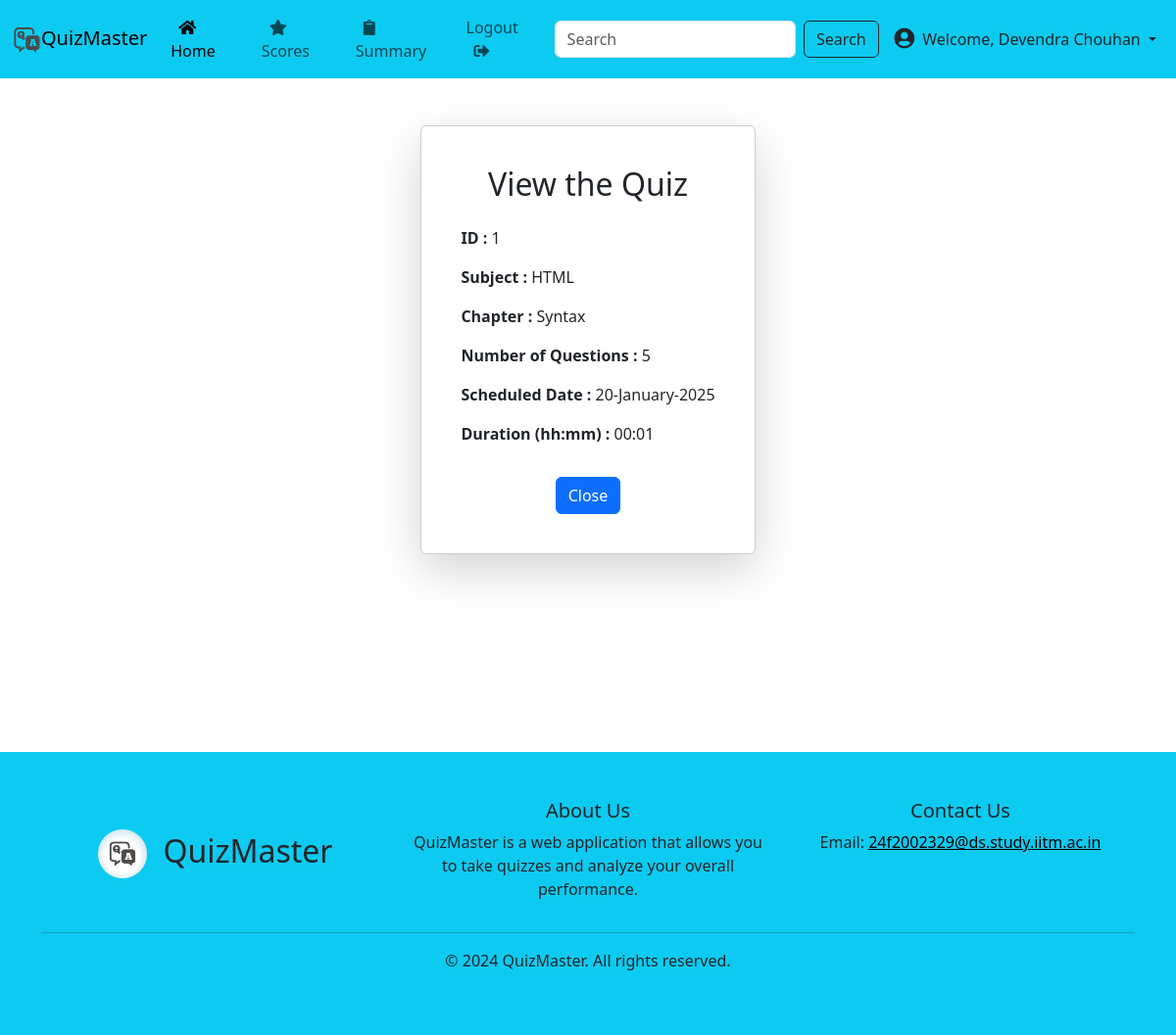
Screenshot of /user/view_quiz/1 (signed in) with the database file from the repository.
### app/models/models.py (models this page shows)
class Quiz(db.Model):
    id = db.Column(db.Integer, primary_key=True)
    quiz_date = db.Column(db.DateTime, nullable=True)
    duration = db.Column(db.Integer, nullable=False)
    status = db.Column(db.String(20), default='pending')
    chapter_id = db.Column(db.Integer, db.ForeignKey('chapter.id'), nullable=False)
    questions = db.relationship('Question', backref='quiz', lazy=True)

class Subject(db.Model):
    id = db.Column(db.Integer, primary_key=True)
    name = db.Column(db.String(100), nullable=False)
    desc = db.Column(db.String(200), nullable=True)
    chapters = db.relationship('Chapter', backref='subject', lazy=True)

class Chapter(db.Model):
    id = db.Column(db.Integer, primary_key=True)
    name = db.Column(db.String(100), nullable=False)
    subject_id = db.Column(db.Integer, db.ForeignKey('subject.id'), nullable=False)
    quizzes = db.relationship('Quiz', backref='chapter', lazy=True)

### app/routes/user.py (the view)
@user_blueprint.route('/view_quiz/<int:quiz_id>')
def view_quiz(quiz_id):
    quiz = Quiz.query.get(quiz_id)
    return render_template('user/view_quiz.html', quiz=quiz)

### app/templates/user/view_quiz.html
{% extends "base.html" %}
{% block content %}
<section class="vh-90 content">
    <div class="container d-flex justify-content-center align-items-center mt-5">
        <div class="card text-center shadow-lg p-4 mb-5 bg-white rounded" style="max-width: auto; border: 1px solid #ccc;">
            <div class="card-body">
                <h2 class="card-title mb-4">View the Quiz</h2>
                <div class="text-start">
                    <p class="mb-3"><strong>ID :</strong> {{ quiz.id }}</p>
                    <p class="mb-3"><strong>Subject :</strong> {{ quiz.chapter.subject.name }}</p>
                    <p class="mb-3"><strong>Chapter :</strong> {{ quiz.chapter.name }}</p>
                    <p class="mb-3"><strong>Number of Questions :</strong> {{ quiz.questions|length }}</p>
                    <p class="mb-3"><strong>Scheduled Date :</strong> {{ quiz.quiz_date.strftime('%d-%B-%Y') }}</p>
                    <p class="mb-3"><strong>Duration (hh:mm) :</strong> {{ quiz.duration|int_to_time }}</p>
                </div>
                <button class="btn btn-primary mt-3 mx-2" onclick="window.history.back()">Close</button>
            </div>
        </div>
    </div>
</section>
{% endblock %}

### app/static/css/style.css (style rules this page uses)
body, html { height: 90vh; }
.content { min-height: 80vh; }
.card { border-radius: 4px; background: #fff; box-shadow: 0 6px 10px rgba(0,0,0,.08), 0 0 6px rgba(0,0,0,.05); transition: .3s transform cubic-bezier(.155,1.105,.295,1.12),.3s box-shadow,.3s -webkit-transform cubic-bezier(.155,1.105,.295,1.12); padding: 14px 80px 18px 36px; cursor: pointer; }

### rows the page displays
Quiz: id "1", quiz_date "20-January-2025", duration "00:01"
Subject: chapter.subject.name "HTML"
Chapter: chapter.name "Syntax"

### other values shown
{{ session.get('full_name') or 'Profile' }} "Devendra Chouhan"
{{ quiz.questions|length }} "5"
